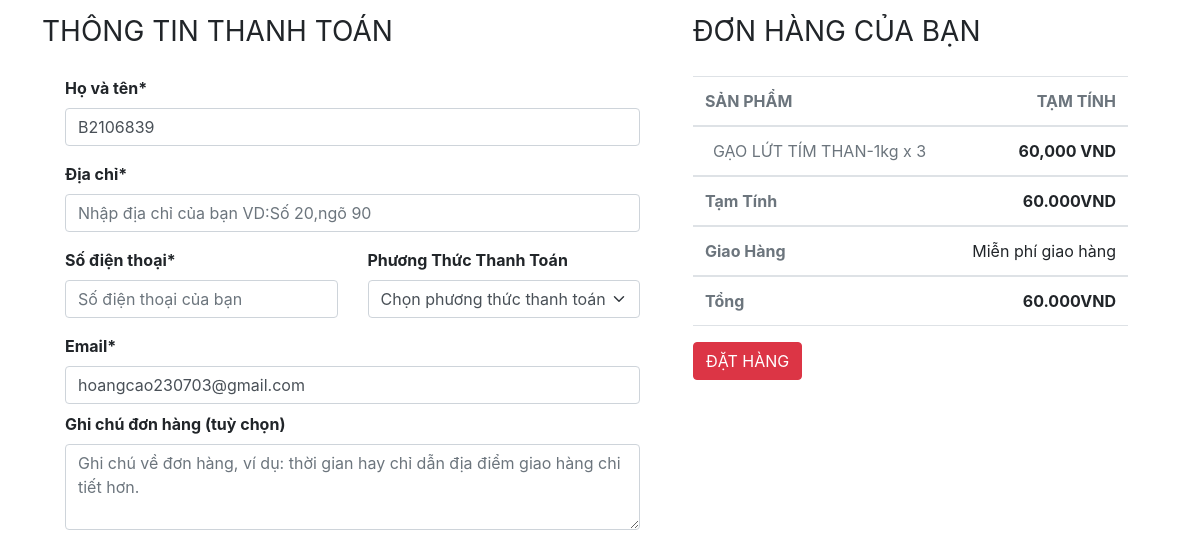
The app's page /Web/Order/order.php (signed in) with its own data.
### tables this page shows
CREATE TABLE `customer` (
  `id_user` int(11) NOT NULL,
  `username` varchar(40) NOT NULL,
  `password` varchar(40) NOT NULL,
  `phonenumber` varchar(10) NOT NULL,
  `email` varchar(40) NOT NULL,
  `city` varchar(10) NOT NULL,
  `district` varchar(10) NOT NULL,
  `address` varchar(500) NOT NULL,
  `role` tinyint(1) NOT NULL DEFAULT 0
);

CREATE TABLE `shopping_cart` (
  `id` int(11) NOT NULL,
  `id_user` int(10) NOT NULL,
  `product_id` int(10) NOT NULL,
  `quantity_sp` int(5) NOT NULL
);

CREATE TABLE `product` (
  `product_id` int(4) NOT NULL,
  `product_name` text NOT NULL,
  `type` text NOT NULL,
  `image` text NOT NULL,
  `price` varchar(20) NOT NULL,
  `quantity` int(11) NOT NULL,
  `sold` int(11) NOT NULL DEFAULT 0
);

### Web/Order/order.php (the view, shortened to what this page needs)
<?php
include '../Chung/php/connect.php';
?>
<?php
    $userInfo = $_SESSION['user_info'];
    $id_user = $userInfo[0];
    $sql_khachhang = "SELECT * FROM customer WHERE id_user = '$id_user'";
    $result = mysqli_query($conn, $sql_khachhang);
    $row_khachhang = mysqli_fetch_array($result);
?>
<!DOCTYPE html>
<html lang="en">
<head>
    <link rel="stylesheet" href="https://cdnjs.cloudflare.com/ajax/libs/font-awesome/6.0.0/css/all.min.css">
    <link rel="stylesheet" href="https://cdnjs.cloudflare.com/ajax/libs/font-awesome/4.7.0/css/font-awesome.min.css">
    <link rel="stylesheet" href="../Chung/CSS_bootstrap/bootstrap.min.css">
    <link rel="stylesheet" href="https://cdn.jsdelivr.net/npm/bootstrap@4.5.2/dist/css/bootstrap.min.css">
    <link rel="stylesheet" href="../Chung/css/header.css">
    <link rel="stylesheet" href="../Chung/css/style.css">
    <link rel="stylesheet" href="../Chung/css/footer.css">
</head>
<body>
    <main>
        <div class="container">
            <form class="row g-3 needs-validation" action="order_detail.php" method="post" novalidate>
                <div class="row">
                        <div class="col-7">
                            <br>
                            <div class="text-start fs-3">THÔNG TIN THANH TOÁN</div>
                            <br>
                            <div class="mx-2 row g-3 needs-validation">
                                    <div class="col-md-12">
                                        <label class="form-label fs-6"><strong>Họ và tên*</strong></label>
                                        <input type="text" class="form-control" name="username" id="fullname" placeholder="Họ tên của bạn"
                                        autofocus required value="<?php echo $row_khachhang['username'];?>">
                                    </div>
                                    <div class="col-md-12">
                                        <label for="inputAddress" class="form-label"><strong>Địa chỉ*</strong></label>
                                        <input type="text" class="form-control" name="address" id="inputAddress" value="<?php echo $row_khachhang['address'];?>"
                                            placeholder="Nhập địa chỉ của bạn VD:Số 20,ngõ 90" required >
                                    </div>
                                    <div class="col-md-6">
                                        <label for="inputNumber4" class="form-label"><strong>Số điện thoại*</strong></label>
                                        <input type="text" class="form-control" name="phonenumber" id="inputNumber4" placeholder="Số điện thoại của bạn"
                                            required value="<?php echo $row_khachhang['phonenumber'];?>">
                                    </div>
                                    <div class="col-md-6">
                                        <label class="form-label fs-6"><strong>Phương Thức Thanh Toán</strong></label>
                                        <select class="form-select form-control" id="inputGroupSelect01" name="type" required>
                                            <option selected value="">Chọn phương thức thanh toán</option>
                                        </select>
                                    </div>
                                    <div class="col-md-12">
                                        <label for="inputEmail4" class="form-label"><strong>Email*</strong></label>
                                        <input type="email" class="form-control" name="email" id="inputEmail4" placeholder="Email của bạn" required value="<?php echo $row_khachhang['email'];?>">
                                    </div>
                                    <div class="col-md-12 mt-2">
                                        <label for="inputAddress" class="form-label"><strong>Ghi chú đơn hàng (tuỳ chọn)</strong></label>
                                        <textarea class="form-control" name="note" placeholder="Ghi chú về đơn hàng, ví dụ: thời gian hay chỉ dẫn địa điểm giao hàng chi tiết hơn." rows="3"></textarea>
                                    </div>
                            </div>
                        </div>
                        <div class="col-5">
                            <br>
                            <table class="table">
                                <div class="fs-3">ĐƠN HÀNG CỦA BẠN</div>
                                <br>
                                <tbody>
                                    <tr>
                                        <td class="text-muted fs-6"><strong>SẢN PHẨM</strong></td>
                                        <td class="text-muted text-end"><strong>TẠM TÍNH</strong></td>
                                    </tr>
                                </tbody>
                                <tbody>
                                <?php
                                    $sql = "SELECT * FROM product p JOIN shopping_cart sc ON p.product_id = sc.product_id WHERE id_user ='$id_user' ";
                                    $result = mysqli_query($conn, $sql);
                                    $sum =0;
                                    while ($row = mysqli_fetch_array($result)) {
                                        if ($row['quantity_sp'] > 0) {
                                            echo '<tr>' .
                                                    '<td>' .
                                                        '<div class="d-flex align-items-center">' .
                                                            '<span class="ml-2 text-muted">' . $row['product_name'] . '-1kg x ' . $row['quantity_sp'] . '</span>' .
                                                        '</div>' .
                                                    '</td>' .
                                                    '<td class="text-end"><strong>' . number_format($row['quantity_sp'] * $row['price'], 0, ',', ',') . ' VND</strong></td>' .
                                                '</tr>';
                                            $sum = $sum + $row['quantity_sp'] * $row['price'];
                                        }
                                    }
                                ?>
                                </tbody>
                                <tbody>
                                    <tr>
                                        <td class="text-muted"><strong>Tạm Tính</strong></td>
                                        <td class="text-end"><b><?php echo number_format($sum, 0, ',', '.'); ?>VND</b></td>
                                    </tr>
                                </tbody>
                                <tbody>
                                    <tr>
                                        <td class="text-muted"><strong>Giao Hàng</strong></td>
                                        <td class="text-end">Miễn phí giao hàng</td>
                                    </tr>
                                </tbody>
                                <tbody>
                                    <tr>
                                        <td class="text-muted"><strong>Tổng</strong></td>
                                        <td class="text-end"><b><?php echo number_format($sum, 0, ',', '.'); ?>VND</b></td>
                                    </tr>
                                </tbody>
                            </table>
                            <div>
                                <button class="btn btn-danger centered-btn" name='order_detail'>
                                    ĐẶT HÀNG
                                </button>
                            </div>
                        </div>
                    </div>
                </div>
    </main>
    <footer>
    </footer>
</body>
</html>

### Web/Chung/css/footer.css (style rules this page uses)
footer { grid-area: footer-cell; min-height: 120px; margin-top: auto; border: 1px solid var(--mau-vien); box-sizing: border-box; }

### records on screen
customer: username "B2106839", email "hoangcao230703@gmail.com"
shopping_cart: product.product_name "GẠO LỨT TÍM THAN", quantity_sp "3", $row['quantity_sp']*$row['price'] "60,000"

### other values on screen
$sum "60.000"
